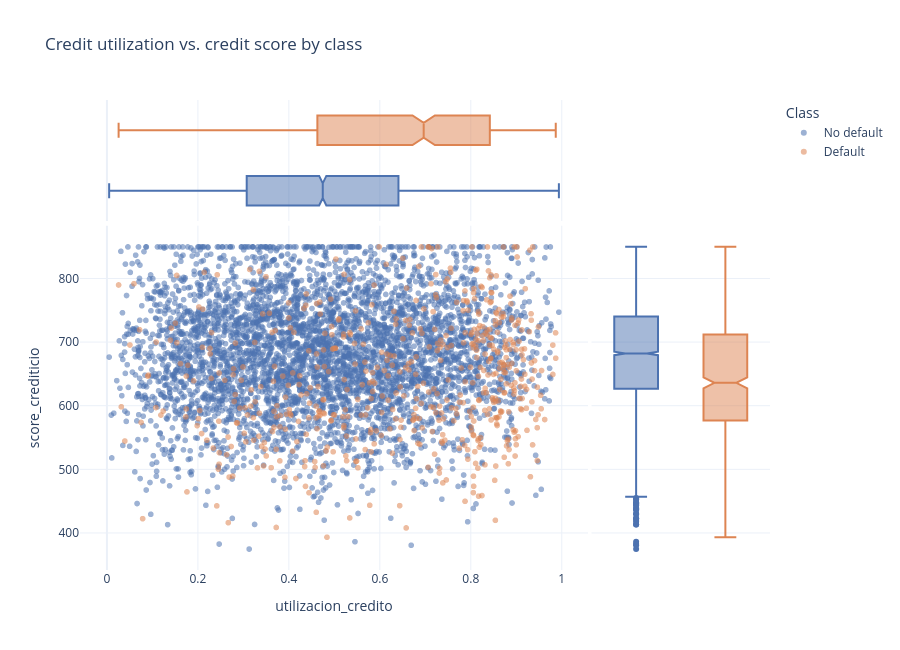

Here is the notebook cell this chart was saved with:
### Markdown cell above
### 3.7 Mapa de riesgo bivariado

### Code cell
fig = px.scatter(
    data.assign(target_class=data[TARGET].map(CLASS_LABELS)).sort_values(TARGET),
    x="utilizacion_credito",
    y="score_crediticio",
    color="target_class",
    color_discrete_map=CLASS_COLORS,
    opacity=0.55,
    marginal_x="box",
    marginal_y="box",
    hover_data=["consultas_buro_6m", "relacion_deuda_ingreso"],
    title="Credit utilization vs. credit score by class",
    height=650,
)
fig.update_traces(marker_size=4, selector={"type": "scatter"})
fig.update_layout(legend_title_text="Class")
fig.show()

### Figure 1 — Plotly figure (JSON) as saved in the notebook; plotly's stock layout.template omitted (floating-point values rounded to 4 significant figures; data arrays with more than 128 entries replaced by an {"elided": "..."} marker saying what was removed)
{"data": [{"customdata": {"elided": "4414x2 float values"}, "hovertemplate": "target_class=No default<br>utilizacion_credito=%{x}<br>score_crediticio=%{y}<br>consultas_buro_6m=%{customdata[0]}<br>relacion_deuda_ingreso=%{customdata[1]}<extra></extra>", "legendgroup": "No default", "marker": {"color": "#4C72B0", "opacity": 0.55, "symbol": "circle"}, "mode": "markers", "name": "No default", "showlegend": true, "type": "scattergl", "x": {"elided": "4414 float values"}, "xaxis": "x", "y": {"elided": "4414 float values"}, "yaxis": "y"}, {"alignmentgroup": "True", "customdata": {"elided": "4414x2 float values"}, "hovertemplate": "target_class=No default<br>utilizacion_credito=%{x}<br>consultas_buro_6m=%{customdata[0]}<br>relacion_deuda_ingreso=%{customdata[1]}<extra></extra>", "legendgroup": "No default", "marker": {"color": "#4C72B0", "symbol": "circle"}, "name": "No default", "notched": true, "offsetgroup": "No default", "showlegend": false, "type": "box", "x": {"elided": "4414 float values"}, "xaxis": "x3", "yaxis": "y3"}, {"alignmentgroup": "True", "customdata": {"elided": "4414x2 float values"}, "hovertemplate": "target_class=No default<br>score_crediticio=%{y}<br>consultas_buro_6m=%{customdata[0]}<br>relacion_deuda_ingreso=%{customdata[1]}<extra></extra>", "legendgroup": "No default", "marker": {"color": "#4C72B0", "symbol": "circle"}, "name": "No default", "notched": true, "offsetgroup": "No default", "showlegend": false, "type": "box", "xaxis": "x2", "y": {"elided": "4414 float values"}, "yaxis": "y2"}, {"customdata": {"elided": "586x2 float values"}, "hovertemplate": "target_class=Default<br>utilizacion_credito=%{x}<br>score_crediticio=%{y}<br>consultas_buro_6m=%{customdata[0]}<br>relacion_deuda_ingreso=%{customdata[1]}<extra></extra>", "legendgroup": "Default", "marker": {"color": "#DD8452", "opacity": 0.55, "symbol": "circle"}, "mode": "markers", "name": "Default", "showlegend": true, "type": "scattergl", "x": {"elided": "586 float values"}, "xaxis": "x", "y": {"elided": "586 float values"}, "yaxis": "y"}, {"alignmentgroup": "True", "customdata": {"elided": "586x2 float values"}, "hovertemplate": "target_class=Default<br>utilizacion_credito=%{x}<br>consultas_buro_6m=%{customdata[0]}<br>relacion_deuda_ingreso=%{customdata[1]}<extra></extra>", "legendgroup": "Default", "marker": {"color": "#DD8452", "symbol": "circle"}, "name": "Default", "notched": true, "offsetgroup": "Default", "showlegend": false, "type": "box", "x": {"elided": "586 float values"}, "xaxis": "x3", "yaxis": "y3"}, {"alignmentgroup": "True", "customdata": {"elided": "586x2 float values"}, "hovertemplate": "target_class=Default<br>score_crediticio=%{y}<br>consultas_buro_6m=%{customdata[0]}<br>relacion_deuda_ingreso=%{customdata[1]}<extra></extra>", "legendgroup": "Default", "marker": {"color": "#DD8452", "symbol": "circle"}, "name": "Default", "notched": true, "offsetgroup": "Default", "showlegend": false, "type": "box", "xaxis": "x2", "y": {"elided": "586 float values"}, "yaxis": "y2"}], "layout": {"height": 650, "legend": {"title": {"text": "Class"}, "tracegroupgap": 0}, "title": {"text": "Credit utilization vs. credit score by class"}, "xaxis": {"anchor": "y", "domain": [0, 0.7363], "title": {"text": "utilizacion_credito"}}, "xaxis2": {"anchor": "y2", "domain": [0.7413, 1], "matches": "x2", "showgrid": false, "showline": false, "showticklabels": false, "ticks": ""}, "xaxis3": {"anchor": "y3", "domain": [0, 0.7363], "matches": "x", "showgrid": true, "showticklabels": false}, "xaxis4": {"anchor": "y4", "domain": [0.7413, 1], "matches": "x2", "showgrid": false, "showline": false, "showticklabels": false, "ticks": ""}, "yaxis": {"anchor": "x", "domain": [0, 0.7326], "title": {"text": "score_crediticio"}}, "yaxis2": {"anchor": "x2", "domain": [0, 0.7326], "matches": "y", "showgrid": true, "showticklabels": false}, "yaxis3": {"anchor": "x3", "domain": [0.7426, 1], "matches": "y3", "showgrid": false, "showline": false, "showticklabels": false, "ticks": ""}, "yaxis4": {"anchor": "x4", "domain": [0.7426, 1], "matches": "y3", "showgrid": true, "showline": false, "showticklabels": false, "ticks": ""}}}
